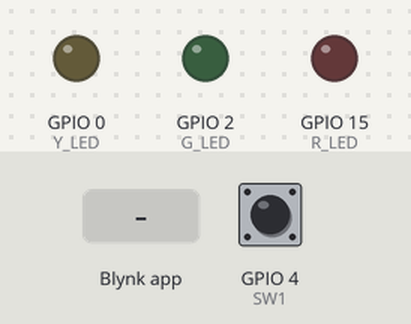
Bench run of a sketch on a simulated ESP8266 (NodeMCU). Shown: output pins drawn as LEDs (lit = HIGH). Inputs (shaded band) come from the test bench; at power-on: GPIO 4 (SW1) HIGH. WiFi joins after 1.5 s; servers stay silent unless stated.

Above: at 3.0 s.
3.1 s: Blynk app writes 1 to V0
At 3.8 s:
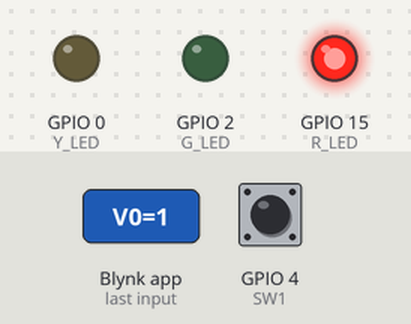
4.6 s: Blynk app writes 1 to V1
At 5.0 s:
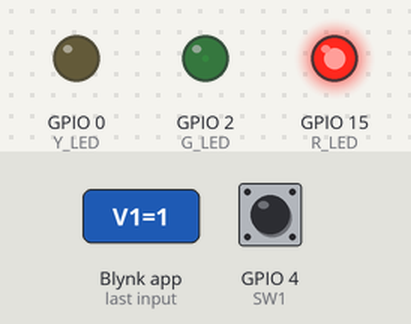
6.1 s: Blynk app writes 0 to V0
At 7.3 s:
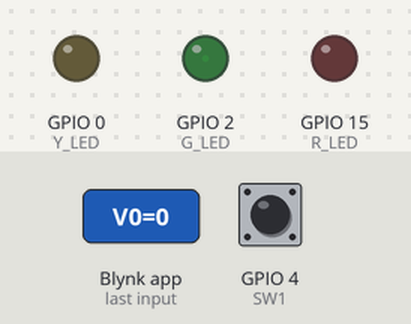
7.6 s: Blynk app writes 200 to V1
At 8.4 s:
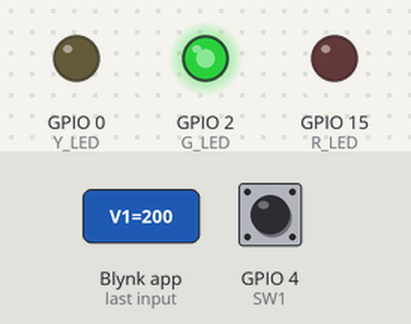
9.1 s: Blynk app writes 1 to V0
At 9.6 s:
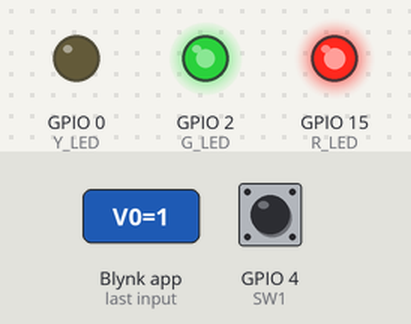
10.6 s: Blynk app writes 200 to V0
At 11.9 s:
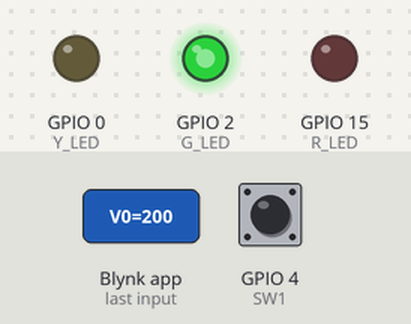
Timing chart, 0 to 13.1 s (numbered marks = the images above; inputs shaded):
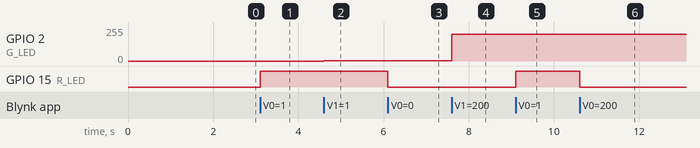

The sketch:

Lab18_2.ino
```cpp
//18.2
#define Y_LED 0
#define R_LED 15
#define G_LED 2
#define SW1 4

/* Comment this out to disable prints and save space */
#define BLYNK_PRINT Serial

#define BLYNK_TEMPLATE_ID   "TMPL6xLfy_DY7"
#define BLYNK_TEMPLATE_NAME "Checkpoint2"
#define BLYNK_AUTH_TOKEN    "K-bHUEUuXvdHM0ZLvW8udJgMgX0dBKFy"

#include <ESP8266WiFi.h>
#include <BlynkSimpleEsp8266.h>

// Your WiFi credentials.
// Set password to "" for open networks.
char ssid[] = "Pizza";
char pass[] = "12345676";

BlynkTimer timer;

// เมื่อกด Button บนแอพ (Virtual Pin V0) -> ควบคุมไฟแดง
BLYNK_WRITE(V0)
{
  int value = param.asInt();
  if (value == 1)
    digitalWrite(R_LED, HIGH);
  else
    digitalWrite(R_LED, LOW);
}

// เมื่อเลื่อน Slider บนแอพ (Virtual Pin V1) -> ปรับความสว่างไฟเขียว
BLYNK_WRITE(V1)
{
  int value = param.asInt();
  analogWrite(G_LED, value);
}

// อ่านค่าดิปสวิตช์บิตที่ 1 แล้วส่งไปแสดงผลที่ V3 บนแอพทุก 100 ms
void ReadSW()
{
  uint8_t d = digitalRead(SW1);
  Blynk.virtualWrite(V3, d);
}

void setup()
{
  pinMode(Y_LED, OUTPUT);
  pinMode(G_LED, OUTPUT);
  pinMode(R_LED, OUTPUT);
  pinMode(SW1, INPUT);

  Serial.begin(115200);
  Blynk.begin(BLYNK_AUTH_TOKEN, ssid, pass);

  // Setup a function to be called every 100 ms
  timer.setInterval(100L, ReadSW);
}

void loop()
{
  Blynk.run();
  timer.run();
}
```

Measured:
- after the input at 3.1 s, GPIO 15 (R_LED): LOW → HIGH at once
- after the input at 4.6 s, GPIO 2 (G_LED): 0/255 → 1/255 at once
- after the input at 6.1 s, GPIO 15 (R_LED): HIGH → LOW at once
- after the input at 7.6 s, GPIO 2 (G_LED): 1/255 → 200/255 at once
- after the input at 9.1 s, GPIO 15 (R_LED): LOW → HIGH at once
- after the input at 10.6 s, GPIO 15 (R_LED): HIGH → LOW at once
